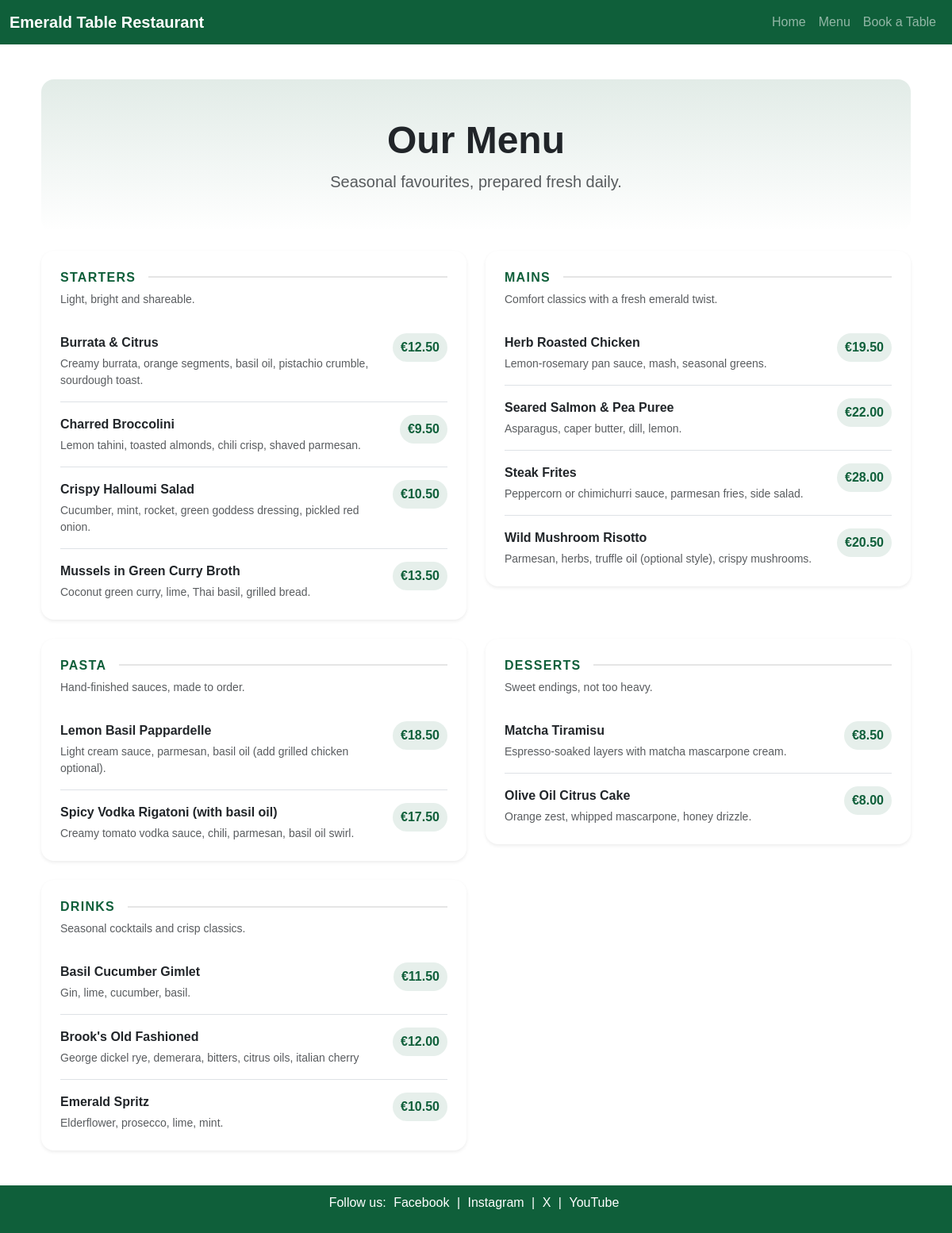
The app's page /menu/ with its own data.
### restaurant/models.py (models this page shows, shortened)
class MenuItem(models.Model):
    name = models.CharField(max_length=100)
    description = models.TextField()
    price = models.DecimalField(max_digits=6, decimal_places=2)  # Euros

### restaurant/views.py (the view, shortened to what this page needs)
# urls.py: path('menu/', views.menu, name='menu'),
def menu(request):
    items = MenuItem.objects.all().order_by("name")
    category_descriptions = {
        "Starters": "Light, bright and shareable.",
        "Starter": "Light, bright and shareable.",
        "Mains": "Comfort classics with a fresh emerald twist.",
        "Pasta": "Hand-finished sauces, made to order.",
        "Desserts": "Sweet endings, not too heavy.",
        "Drinks": "Seasonal cocktails and crisp classics.",
        "Menu": "Seasonal favourites, prepared fresh daily.",
    }
    category_order = ["Starters", "Mains", "Pasta", "Desserts", "Drinks"]
    grouped = {}
    unknown_categories = {}
    for item in items:
        raw = (item.name or "").strip()
        if " - " in raw:
            category, title = raw.split(" - ", 1)
            category = category.strip()
            title = title.strip()
        else:
            category = "Menu"
            title = raw
        entry = {"title": title, "description": item.description, "price": item.price}
        if category in category_order:
            grouped.setdefault(category, []).append(entry)
        else:
            unknown_categories.setdefault(category, []).append(entry)
    sections = []
    for cat in category_order:
        if cat in grouped:
            sections.append(
                {
                    "title": cat,
                    "description": category_descriptions.get(cat, ""),
                    "items": grouped[cat],
                }
            )
    return render(request, "restaurant/menu.html", {"menu_sections": sections})

### restaurant/templates/restaurant/menu.html
{% extends "restaurant/base.html" %}
{% block content %}
<div class="container my-4" style="max-width: 1120px;">
  <div class="p-4 p-md-5 rounded-4 hero-emerald mb-4 text-center">
    <h1 class="display-5 fw-bold mb-2">Our Menu</h1>
    <p class="lead mb-0 text-muted">
      Seasonal favourites, prepared fresh daily.
    </p>
  </div>
  <div class="row g-4 align-items-start">
    {% for section in menu_sections %}
      <div class="col-12 col-lg-6">
        <div class="card border-0 shadow-sm rounded-4 h-100">
          <div class="card-body p-4">
            <div class="d-flex align-items-center gap-3 mb-2">
              <h3 class="h6 fw-bold text-uppercase letterspace-1 emerald mb-0">
                {{ section.title }}
              </h3>
              <div class="flex-grow-1 section-rule"></div>
            </div>
            {% if section.description %}
              <p class="small text-muted mb-3">{{ section.description }}</p>
            {% endif %}
            <div class="d-grid gap-3">
              {% for item in section.items %}
                <div class="pt-3 {% if not forloop.first %}border-top{% endif %}">
                  <div class="d-flex justify-content-between align-items-start gap-3">
                    <div>
                      <div class="fw-semibold">{{ item.title }}</div>
                      {% if item.description %}
                        <div class="small text-muted mt-1">{{ item.description }}</div>
                      {% endif %}
                    </div>
                    <span class="price-pill">€{{ item.price }}</span>
                  </div>
                </div>
              {% endfor %}
            </div>
          </div>
        </div>
      </div>
    {% endfor %}
  </div>
</div>
{% endblock %}

### restaurant/templates/restaurant/base.html (shortened to what this page needs)
{% load static %}
<!DOCTYPE html>
<html lang="en">
<head>
    <link href="https://cdn.jsdelivr.net/npm/bootstrap@5.3.3/dist/css/bootstrap.min.css" rel="stylesheet">
    <link href="https://cdn.jsdelivr.net/npm/bootstrap@5.3.3/dist/css/bootstrap.min.css" rel="stylesheet">
    <link rel="stylesheet" href="{% static 'css/style.css' %}">
</head>
<body>
    <header class="site-header">
  <nav class="navbar navbar-expand-lg navbar-dark" style="background:#0f5f3a;">
  <div class="container-fluid">
    <a class="navbar-brand fw-bold" href="{% url 'home' %}">Emerald Table Restaurant</a>
    <div class="collapse navbar-collapse justify-content-end" id="mainNavbar">
      <ul class="navbar-nav">
        <li class="nav-item"><a class="nav-link" href="{% url 'home' %}">Home</a></li>
        <li class="nav-item"><a class="nav-link" href="{% url 'menu' %}">Menu</a></li>
        <li class="nav-item"><a class="nav-link" href="{% url 'booking' %}">Book a Table</a></li>
      </ul>
    </div>
  </div>
</nav>
</header>
    <main class="site-main">
        {% block content %}{% endblock %}
    </main>
    <footer class="site-footer">
        <p>Follow us:
            <a href="https://facebook.com" target="_blank" rel="noopener">Facebook</a> |
            <a href="https://instagram.com" target="_blank" rel="noopener">Instagram</a> |
            <a href="https://x.com" target="_blank" rel="noopener">X</a> |
            <a href="https://youtube.com" target="_blank" rel="noopener">YouTube</a>
        </p>
    </footer>
</body>
</html>

### static/css/style.css (style rules this page uses)
html, body { height: 100%; }
body { font-family: Arial, sans-serif; margin: 0; padding: 0; min-height: 100vh; display: flex; flex-direction: column; }
.site-main { padding: 20px; flex: 1; }
.site-footer { background: #0f5f3a; color: white; text-align: center; padding: 10px; }
.site-footer a { color: white; margin: 0 5px; text-decoration: none; }
:root { --emerald: #0f5f3a; }
.emerald { color: var(--emerald); }
.hero-emerald { background: linear-gradient(180deg, rgba(15,95,58,0.12), rgba(15,95,58,0.00)); }
.price-pill { display: inline-flex; align-items: center; padding: 6px 10px; border-radius: 999px; font-weight: 800; color: var(--emerald); background: rgba(15,95,58,0.10); white-space: nowrap; }
.section-rule { height: 2px; background: rgba(0,0,0,0.10); }
.letterspace-1 { letter-spacing: 0.08em; }

### records on screen
MenuItem: description "Creamy burrata, orange segments, basil oil, pistachio crumble, sourdough toast.", price "12.50"
MenuItem: description "Lemon tahini, toasted almonds, chili crisp, shaved parmesan.", price "9.50"
MenuItem: description "Cucumber, mint, rocket, green goddess dressing, pickled red onion.", price "10.50"
MenuItem: description "Coconut green curry, lime, Thai basil, grilled bread.", price "13.50"
MenuItem: description "Lemon-rosemary pan sauce, mash, seasonal greens.", price "19.50"
MenuItem: description "Asparagus, caper butter, dill, lemon.", price "22.00"
MenuItem: description "Peppercorn or chimichurri sauce, parmesan fries, side salad.", price "28.00"
MenuItem: description "Parmesan, herbs, truffle oil (optional style), crispy mushrooms.", price "20.50"
MenuItem: description "Light cream sauce, parmesan, basil oil (add grilled chicken optional).", price "18.50"
MenuItem: description "Creamy tomato vodka sauce, chili, parmesan, basil oil swirl.", price "17.50"
MenuItem: description "Espresso-soaked layers with matcha mascarpone cream.", price "8.50"
MenuItem: description "Orange zest, whipped mascarpone, honey drizzle.", price "8.00"
MenuItem: description "Gin, lime, cucumber, basil.", price "11.50"
MenuItem: description "George dickel rye, demerara, bitters, citrus oils, italian cherry", price "12.00"
MenuItem: description "Elderflower, prosecco, lime, mint.", price "10.50"

### other values on screen
{{ section.title }} "STARTERS" "MAINS" "PASTA" "DESSERTS" "DRINKS"
{{ section.description }} "Light, bright and shareable." "Comfort classics with a fresh emerald twist." "Hand-finished sauces, made to order." "Sweet endings, not too heavy." "Seasonal cocktails and crisp classics."
{{ item.title }} "Burrata & Citrus" "Charred Broccolini" "Crispy Halloumi Salad" "Mussels in Green Curry Broth" "Herb Roasted Chicken" "Seared Salmon & Pea Puree" "Steak Frites" "Wild Mushroom Risotto" "Lemon Basil Pappardelle" "Spicy Vodka Rigatoni (with basil oil)" "Matcha Tiramisu" "Olive Oil Citrus Cake" "Basil Cucumber Gimlet" "Brook's Old Fashioned" "Emerald Spritz"
